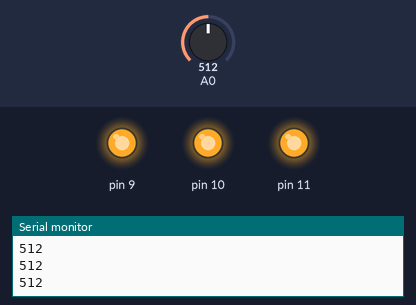
This sketch was run on a simulated Arduino Uno, built with avr-gcc and run on an emulated ATmega328P. On the bench: output pins drawn as LEDs (lit = HIGH), the last lines printed to the serial monitor. The inputs (shaded band) are chosen by the test bench; at power-on: A0 = 512.

Above: at 1.2 s.
1.3 s: A0 set to 98
2.8 s: A0 set to 81
At 3.4 s:
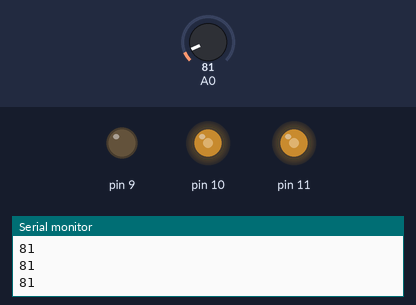
4.3 s: A0 set to 110
At 5.5 s:
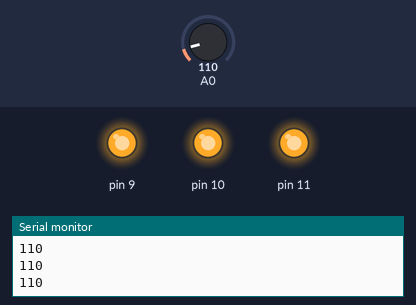
5.8 s: A0 set to 80
At 6.7 s:
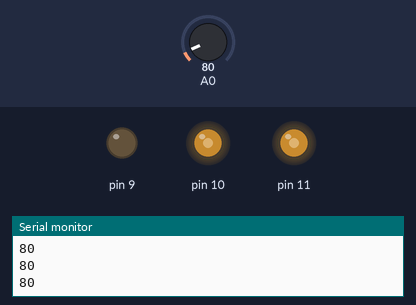
7.3 s: A0 set to 122
At 8.2 s:
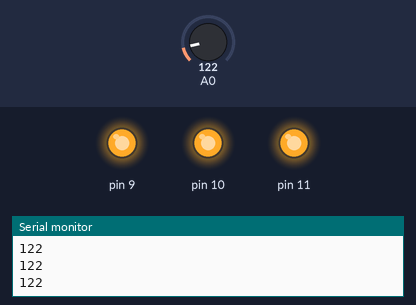
Timing chart, 0 to 9.8 s (numbered marks = the images above; inputs shaded):
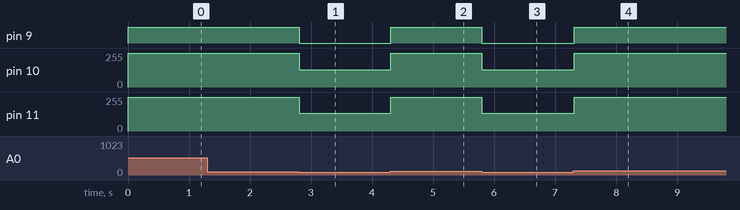

The sketch:

gecelambasi.ino
```cpp
int deger=0;
float voltaj=0;
void setup() {
  pinMode(9,OUTPUT);
  pinMode(10,OUTPUT);
  pinMode(11,OUTPUT);
  pinMode(A0,INPUT);
  Serial.begin(9600);
}

void loop() {
  deger=analogRead(A0);
  Serial.println(deger);
  if(deger<90)
  {
    renk(255,125,120);
    delay(10);
  }
  if(deger>100)
  {
    renk(0,0,0);
    delay(10);
  }

}

void renk(int kirmizi,int yesil,int mavi)
{
  kirmizi = 255-kirmizi;
  yesil = 255-yesil;
  mavi=255-mavi;
  analogWrite(9,kirmizi);
  analogWrite(10,yesil);
  analogWrite(11,mavi);
}
```

Measured:
- the behaviour switches between 90 and 89 on A0 (found by bisection; images 0 and 1)
- after the input at 2.8 s, pin 9: HIGH → LOW at once; pin 10: 255/255 → 130/255 at once; pin 11: 255/255 → 135/255 at once
- after the input at 4.3 s, pin 9: LOW → HIGH at once; pin 10: 130/255 → 255/255 at once; pin 11: 135/255 → 255/255 at once
- after the input at 5.8 s, pin 9: HIGH → LOW at once; pin 10: 255/255 → 130/255 at once; pin 11: 255/255 → 135/255 at once
- after the input at 7.3 s, pin 9: LOW → HIGH at once; pin 10: 130/255 → 255/255 at once; pin 11: 135/255 → 255/255 at once
